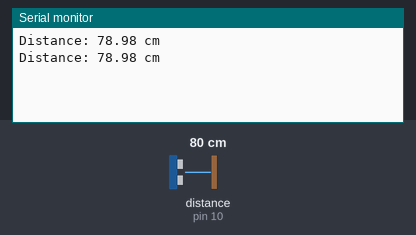
Bench run of a sketch on a simulated Arduino Uno, built with avr-gcc and run on an emulated ATmega328P. Parts: the last lines printed to the serial monitor. Wiring (inferred from the names in the program): ultrasonic range finder: trigger pin 9; echo pin 10. The inputs (shaded band) are chosen by the test bench; at power-on: distance to the obstacle (sensor on pin 10) 80 cm. The echo pulse lasts 58.3 µs per cm.

Above: at 1.8 s.
1.9 s: distance to the obstacle (sensor on pin 10) set to 2 cm
At 2.8 s:
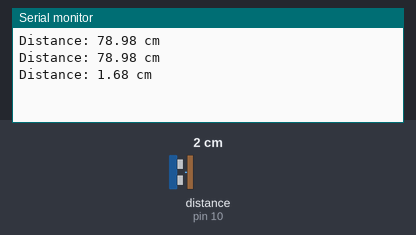
3.4 s: distance to the obstacle (sensor on pin 10) set to 4 cm
At 4.6 s:
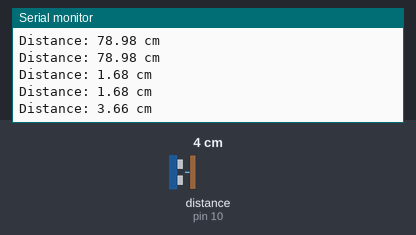
Timing chart, 0 to 6.4 s (numbered marks = the images above; inputs shaded):
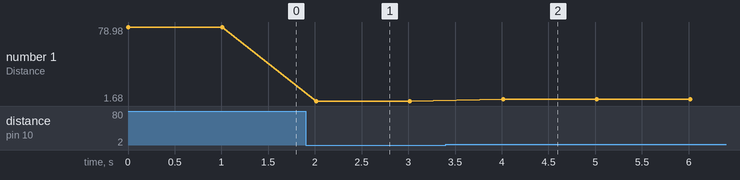

The sketch:

ultrasonic.ino
```cpp
//program to interface an Ultrasonic Sensor with Arduino.

// Define pins for the ultrasonic sensor
#define TRIG_PIN 9
#define ECHO_PIN 10

void setup() {
  // Initialize Serial Monitor
  Serial.begin(9600);

  // Set TRIG_PIN as output and ECHO_PIN as input
  pinMode(TRIG_PIN, OUTPUT);
  pinMode(ECHO_PIN, INPUT);
}
void loop() {
  // Send a 10-microsecond pulse to trigger the sensor
  digitalWrite(TRIG_PIN, LOW);
  delayMicroseconds(2);
  digitalWrite(TRIG_PIN, HIGH);
  delayMicroseconds(10);
  digitalWrite(TRIG_PIN, LOW);
  // Read the pulse duration from the echo pin
  long duration = pulseIn(ECHO_PIN, HIGH);

  // Calculate distance in centimeters
  float distance = (duration * 0.034) / 2;
  // Print the distance to the Serial Monitor
  Serial.print("Distance: ");
  Serial.print(distance);
  Serial.println(" cm");
  // Delay before the next reading
  delay(1000);
}
```

Measured:
- after the input at 1.9 s, the serial monitor: prints a new line after 0.11 s (image 1)
- after the input at 3.4 s, the serial monitor: prints a new line after 0.61 s (image 2)
- plotted number 1: 78.98 → 1.68 after the input at 1.9 s, 1.68 → 3.66 after the input at 3.4 s
